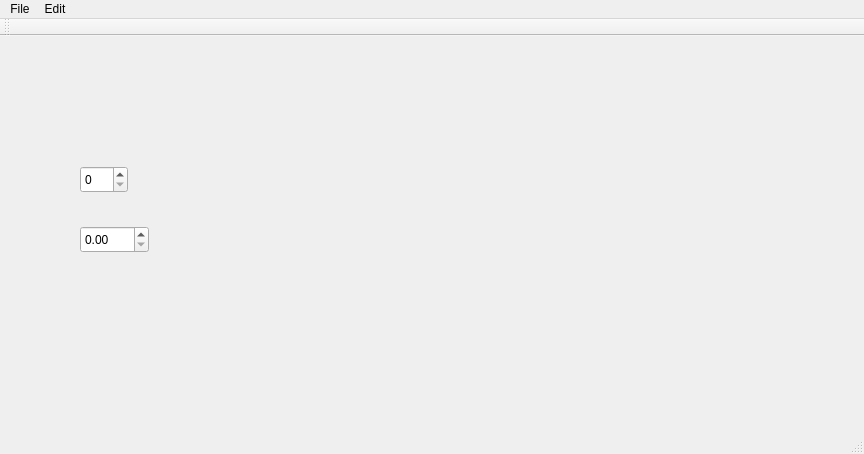
<?xml version="1.0" encoding="UTF-8"?>
<ui version="4.0">
 <class>MainWindow</class>
 <widget class="QMainWindow" name="MainWindow">
  <property name="geometry">
   <rect>
    <x>0</x>
    <y>0</y>
    <width>864</width>
    <height>454</height>
   </rect>
  </property>
  <property name="windowTitle">
   <string>MainWindow</string>
  </property>
  <property name="toolTipDuration">
   <number>-1</number>
  </property>
  <property name="tabShape">
   <enum>QTabWidget::Rounded</enum>
  </property>
  <widget class="QWidget" name="centralWidget">
   <widget class="QLabel" name="display_image">
    <property name="geometry">
     <rect>
      <x>160</x>
      <y>50</y>
      <width>521</width>
      <height>311</height>
     </rect>
    </property>
    <property name="text">
     <string/>
    </property>
   </widget>
   <widget class="QDoubleSpinBox" name="alpha">
    <property name="geometry">
     <rect>
      <x>80</x>
      <y>190</y>
      <width>69</width>
      <height>27</height>
     </rect>
    </property>
   </widget>
   <widget class="QSpinBox" name="beta">
    <property name="geometry">
     <rect>
      <x>80</x>
      <y>130</y>
      <width>48</width>
      <height>27</height>
     </rect>
    </property>
   </widget>
  </widget>
  <widget class="QMenuBar" name="menuBar">
   <property name="geometry">
    <rect>
     <x>0</x>
     <y>0</y>
     <width>864</width>
     <height>25</height>
    </rect>
   </property>
   <widget class="QMenu" name="menuAsdasd">
    <property name="title">
     <string>File</string>
    </property>
    <addaction name="actionOpen_Image"/>
    <addaction name="actionSave_Image"/>
    <addaction name="actionExit"/>
   </widget>
   <widget class="QMenu" name="menuEdit">
    <property name="title">
     <string>Edit</string>
    </property>
    <addaction name="actionBrightness"/>
    <addaction name="actionContrast"/>
   </widget>
   <addaction name="menuAsdasd"/>
   <addaction name="menuEdit"/>
  </widget>
  <widget class="QStatusBar" name="statusBar"/>
  <widget class="QToolBar" name="toolBar">
   <property name="windowTitle">
    <string>toolBar</string>
   </property>
   <attribute name="toolBarArea">
    <enum>TopToolBarArea</enum>
   </attribute>
   <attribute name="toolBarBreak">
    <bool>false</bool>
   </attribute>
  </widget>
  <action name="actionOpen_Image">
   <property name="text">
    <string>Open Image</string>
   </property>
  </action>
  <action name="actionSave_Image">
   <property name="text">
    <string>Save Image</string>
   </property>
  </action>
  <action name="actionExit">
   <property name="text">
    <string>Exit</string>
   </property>
  </action>
  <action name="actionBrightness">
   <property name="text">
    <string>Brightness</string>
   </property>
  </action>
  <action name="actionContrast">
   <property name="text">
    <string>Contrast</string>
   </property>
  </action>
 </widget>
 <layoutdefault spacing="6" margin="11"/>
 <resources/>
 <connections/>
</ui>
